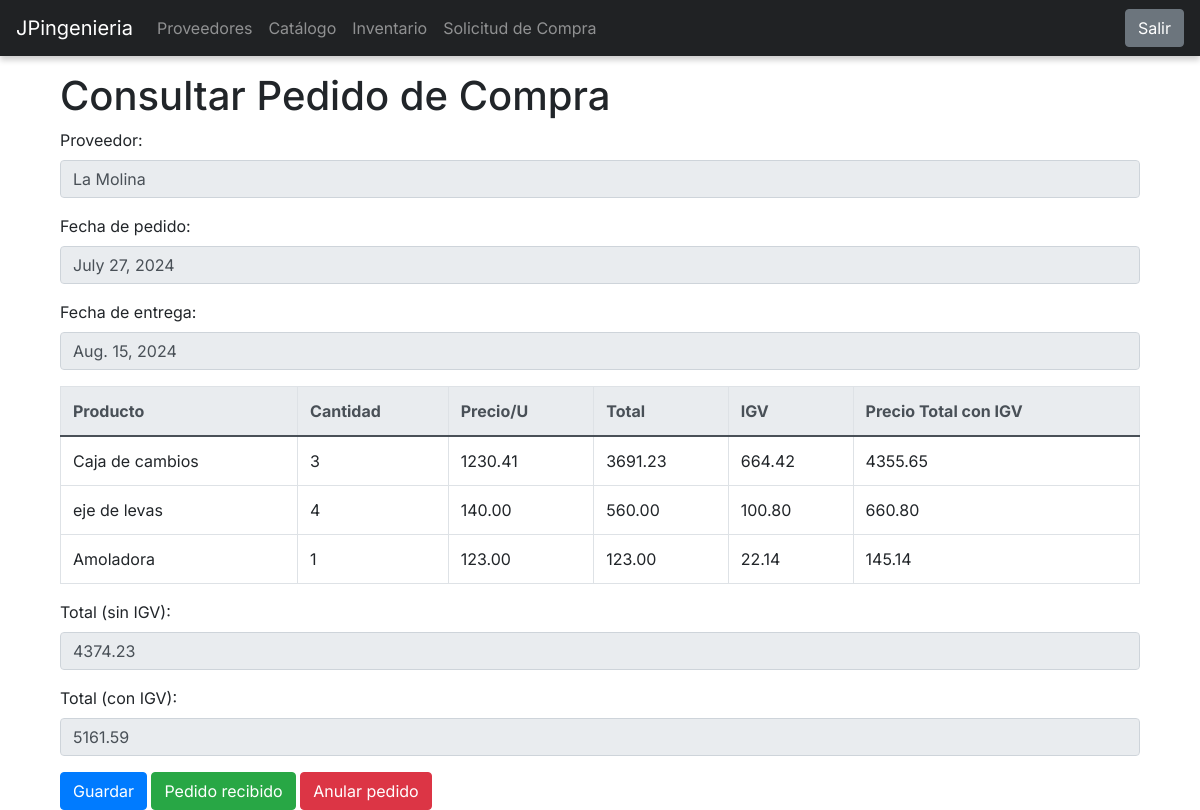
/solicitud/solicitudes/124120/, run on the app's committed database.
### api/models.py (models this page shows, shortened)
class SolicitudCompra(models.Model):
    numero = models.CharField(max_length=20, unique=True)
    fecha = models.DateField(auto_now_add=True)
    productos = models.ManyToManyField(Catalogue, through='SolicitudProducto', blank=True)
    proveedor = models.ForeignKey(Proveedor, on_delete=models.CASCADE)
    entrega = models.DateField()
    pago = models.DateField()
    estado = models.CharField(max_length=50)

class Proveedor(models.Model):
    nombre_empresa = models.CharField(max_length=100)
    ruc = models.CharField(max_length=13, unique=True)
    direccion = models.CharField(max_length=255)
    nombre_contacto = models.CharField(max_length=100)
    telefonos = models.CharField(max_length=100)
    observaciones = models.TextField(blank=True, null=True)

class Catalogue(models.Model):
    nombre = models.CharField(max_length=250)
    precio = models.DecimalField(max_digits=10, decimal_places=2)
    descripcion = models.CharField(max_length=250)
    proveedor = models.ForeignKey(Proveedor, on_delete=models.CASCADE)

### solicitud/views.py (the view)
# urls.py: path('solicitudes/<str:numero>/', detalle_solicitud_compra, name='detalle_solicitud_compra'),
def detalle_solicitud_compra(request, numero): #numero
    solicitud = get_object_or_404(SolicitudCompra, numero=numero) #numero
    productos = solicitud.solicitudproducto_set.all()
    productos_detalle = []
    for producto in productos:
           precio_sin_igv = producto.producto.precio
           precio_unitario = producto.producto.precio
           total = precio_unitario * producto.cantidad
           igv = (total * Decimal('0.18')).quantize(Decimal('0.01'), rounding=ROUND_HALF_UP)
           precio_con_igv = (total * Decimal('1.18')).quantize(Decimal('0.01'), rounding=ROUND_HALF_UP)
           productos_detalle.append({
               'nombre': producto.producto.nombre,
               'cantidad': producto.cantidad,
               'igv': igv,
               'precio_unitario':precio_unitario,
               'total':total,
               'precio_sin_igv': precio_sin_igv.quantize(Decimal('0.01'), rounding=ROUND_HALF_UP),
               'precio_con_igv': precio_con_igv.quantize(Decimal('0.01'), rounding=ROUND_HALF_UP),
             })
    total_sin_igv = sum([p['precio_sin_igv'] * p['cantidad'] for p in productos_detalle])
    total_igv = sum([p['igv'] * p['cantidad'] for p in productos_detalle])
    total_con_igv = sum([p['precio_con_igv'] for p in productos_detalle])
    return render(request, 'detalle.html', {
        'solicitud': solicitud,
        'productos': productos_detalle,
        'total_sin_igv': total_sin_igv,
        'total_igv': total_igv,
        'total_con_igv': total_con_igv
    })

### solicitud/templates/detalle.html (shortened to what this page needs)
{%extends "base.html"%}
{% block content %}
<!DOCTYPE html>
<html>
<head>
    <link rel="stylesheet" href="https://maxcdn.bootstrapcdn.com/bootstrap/4.0.0/css/bootstrap.min.css">
</head>
<body>
<div class="container">
    <h1>Consultar Pedido de Compra</h1>
    <div class="form-group">
        <label for="proveedor">Proveedor:</label>
        <input type="text" class="form-control" id="proveedor" value="{{ solicitud.proveedor.nombre_empresa }}" readonly>
    </div>
    <div class="form-group">
        <label for="fecha_pedido">Fecha de pedido:</label>
        <input type="text" class="form-control" id="fecha_pedido" value="{{ solicitud.fecha }}" readonly>
    </div>
    <div class="form-group">
        <label for="fecha_entrega">Fecha de entrega:</label>
        <input type="text" class="form-control" id="fecha_entrega" value="{{ solicitud.entrega }}" readonly>
    </div>
    <table class="table table-bordered">
        <thead class="thead-light">
            <tr>
                <th>Producto</th>
                <th>Cantidad</th>
                <th>Precio/U</th>
                <th>Total</th>
                <th>IGV</th>
                <th>Precio Total con IGV</th>
            </tr>
        </thead>
        <tbody>
            {% for producto in productos %}
            <tr>
                <td>{{ producto.nombre }}</td>
                <td>{{ producto.cantidad }}</td>
                <td>{{ producto.precio_unitario }}</td>
                <td>{{ producto.total }}</td>
                <td>{{ producto.igv }}</td>
                <td>{{ producto.precio_con_igv }}</td>
            </tr>
            {% endfor %}
        </tbody>
    </table>
    <div class="form-group">
        <label for="total_sin_iva">Total (sin IGV):</label>
        <input type="text" class="form-control" id="total_sin_iva" value="{{ total_sin_igv }}" readonly>
    </div>
    <div class="form-group">
        <label for="total_con_iva">Total (con IGV):</label>
        <input type="text" class="form-control" id="total_con_iva" value="{{ total_con_igv }}" readonly>
    </div>
    <a href="{% url 'lista_solicitudes_compra' %}" class="btn btn-primary">Guardar</a>
    <button class="btn btn-success">Pedido recibido</button>
    <button class="btn btn-danger">Anular pedido</button>
</div>
</body>
</html>
{% endblock content %}

### logistica/templates/base.html (style rules this page uses)
* { font-family: 'Inter', sans-serif; margin: 0; padding: 0; box-sizing: border-box; }
html, body { margin: 0; padding: 0; width: 100%; height: 100%; background-color: #f4f4f4; }

### data on the page
SolicitudCompra: proveedor.nombre_empresa "La Molina", fecha "July 27, 2024", entrega "Aug. 15, 2024"
Catalogue: nombre "Caja de cambios", precio_unitario "1230.41"
Catalogue: nombre "eje de levas", precio_unitario "140.00"
Catalogue: nombre "Amoladora", precio_unitario "123.00"

### other printed values
{{ producto.cantidad }} "3" "4" "1"
{{ producto.total }} "3691.23" "560.00" "123.00"
{{ producto.igv }} "664.42" "100.80" "22.14"
{{ producto.precio_con_igv }} "4355.65" "660.80" "145.14"
